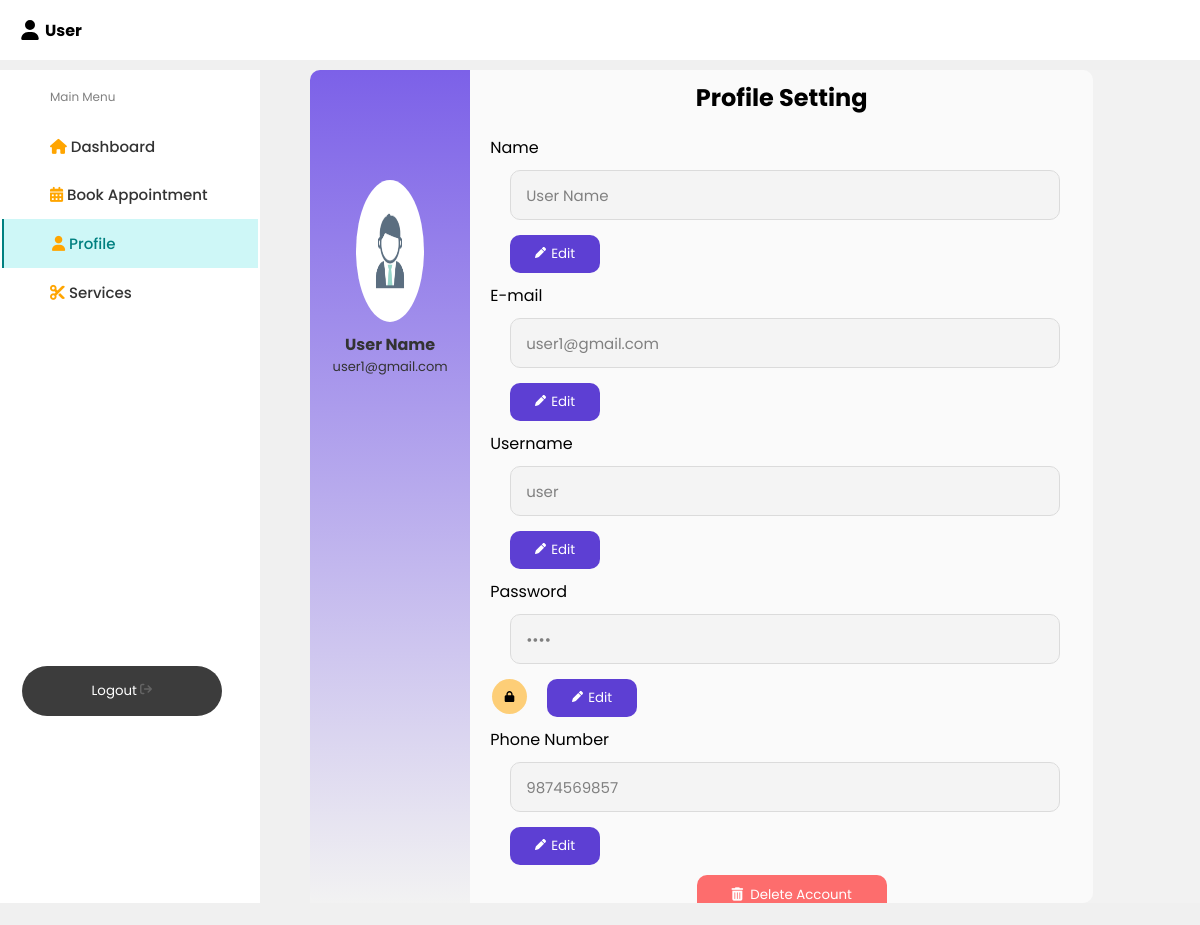
/Profie/profile.php (signed in), run on the app's committed database.
### tables this page shows
CREATE TABLE `user` (
  `id` int(11) NOT NULL,
  `username` varchar(255) NOT NULL,
  `password` varchar(255) NOT NULL,
  `email` varchar(255) NOT NULL,
  `phone` bigint(11) NOT NULL,
  `Name` varchar(255) NOT NULL,
  `original_password` varchar(255) DEFAULT NULL
);

### Profie/profile.php (the view, shortened to what this page needs)
<?php
include "../connection.php";
$userid = $_SESSION['user_id'];
$getinfo = "SELECT * from user where id = '$userid'";
$query  = mysqli_query($con,$getinfo);
if($query)
{
  $user_row = mysqli_fetch_array($query);
}
?>
<span style="font-family: verdana, geneva, sans-serif;"><!DOCTYPE html>
<html lang="en">
<head>
  <link rel="stylesheet" href="profile.css" />
  <link rel="stylesheet" href="https://cdnjs.cloudflare.com/ajax/libs/font-awesome/6.2.0/css/all.min.css" />
</head>
<body>
  <header class="header">
    <div class="header-icons">
      <div class="account">
        <h4><?php
        echo $user_row['username'];
        ?></h4>
      </div>
    </div>
  </header>
  <div class="container">
    <nav>
      <div class="side_navbar">
        <span>Main Menu</span>
       <a href="../Dashboard/user_dash.php"><i class="fas fa-home icon"></i>&nbsp;Dashboard</a>
       <a href="../Appointment/book_appointment.php"><i class="fas fa-calendar-alt icon"></i>&nbsp;Book Appointment</a>
        <a href="#"class="active"><i class="fas fa-user icon"></i>&nbsp;Profile</a>
        <a href="../Service/service.php"><i class="fas fa-scissors icon"></i>&nbsp;Services</a>
        <button class="logout">Logout </button>
      </div>
    </nav>
    <div class="main-body">
    <div class="profile-logo">
      <div class="svg">
        <img src="../Images/user.jpg" alt="">
        <h4 style="text-weight: bold; color:#333"><?php
        echo $user_row['Name'];
        ?></h4>
        <p style="color:#333"><?php echo $user_row['email'];?></p>
        </div>
    </div>
        <div class="info-content">
         <span class="content-header"><h2>Profile Setting</h2></span>
         <div class="setting-content">
          <form action="<?php echo htmlspecialchars($_SERVER['PHP_SELF'])?>" method="post">
          <div class="name">
            <label>Name</label><br>
            <input type="text" name="name" id="nameinput" value="<?php echo $user_row['Name'];?>"readonly><button type="button" class="edit" id= "edit1">Edit</button>
          </div>
            <div class="email">
            <label>E-mail</label><br>
            <input type="text" name="name" id="emailinput" value="<?php echo $user_row['email'];?>"readonly><button type="button"class="edit" id= "edit2">Edit</button>
            </div>
            <div class="username">
            <label>Username</label><br>
            <input type="text" name="name" id="usernameinput" value="<?php echo $user_row['username'];?>"readonly><button type="button"class="edit" id= "edit3">Edit</button>
            </div>
            <div class="password">
            <label>Password</label><br>
            <input type="password" name="name" id="passwordinput" value="<?php echo $user_row['original_password'];?>"readonly><button type="button"class="lock"><svg xmlns="http://www.w3.org/2000/svg" viewBox="0 0 448 512"><path d="M144 144v48H304V144c0-44.2-35.8-80-80-80s-80 35.8-80 80zM80 192V144C80 64.5 144.5 0 224 0s144 64.5 144 144v48h16c35.3 0 64 28.7 64 64V448c0 35.3-28.7 64-64 64H64c-35.3 0-64-28.7-64-64V256c0-35.3 28.7-64 64-64H80z"/></svg></button><button type="button"class="edit" id= "edit4">Edit</button>
            </div>
            <div class="phone">
            <label>Phone Number</label><br>
            <input type="text" name="name" id="phoneinput" value="<?php echo $user_row['phone'];?>"readonly><button type="button"class="edit" id= "edit5">Edit</button>
            </div>
            <div class="btn">
            <button type="button" class="delete" name="delete"><i class="fas fa-trash-alt icon" style="color: white;"></i>&nbsp;&nbsp;Delete Account</button>
            </div>
        </form>
        </div>
        </div>
    </div>
    </div>
</body>
</html>
 </span>

### Profie/profile.css (style rules this page uses)
* { margin: 0; padding: 0; border: none; outline: none; text-decoration: none; box-sizing: border-box; font-family: "Poppins", sans-serif; }
body { background: #f0f0f0; overflow: hidden; }
.header { display: flex; align-items: center; justify-content: space-between; height: 60px; padding: 20px; background: #fff; }
.header-icons svg { height: 20px; width: 20px; }
.header-icons h4 { text-transform:capitalize; }
.header-icons { display: flex; align-items: center; }
.header-icons .account { width: auto; display: flex; align-items: center; justify-content: space-evenly; gap: 5px; }
.container { margin-top: 10px; display: flex; gap: 50px; }
nav { background: #fff; }
.side_navbar { padding: 1px; display: flex; flex-direction: column; height: 90vh; border: 0.5px solid white; border-radius: 40px; width: 260px; }
.side_navbar span { color: gray; margin: 1rem 3rem; font-size: 12px; }
.side_navbar a { width: 100%; padding: 0.8rem 3rem; font-weight: 500; font-size: 15px; color: #333333; }
.logout { margin-top: 350px; margin-left: 20px; padding: 15px 32px; text-decoration: none; color: white; display: block; width: 200px; background-color: rgba(0, 0, 0, 0.766); border: 1.5 px solid white; border-radius: 30px 30px; }
.logout svg { height: 12px; width: 12px; }
.side_navbar .active { border-left: 2.5px solid #008080; background-color: #cef7f7; color: #008080; }
.info-content { height: 90vh; width: 70%; background-color: rgba(255, 255, 255, 0.63); position: relative; border-radius: 0px 10px 10px 0px; overflow: scroll; }
.profile-logo { height: auto; width: 18%; display: flex; border-radius: 10px 0px 0px 10px; background: linear-gradient(to bottom, #7c61e8, #f2f2f2); }
.main-body { width: 100%; height: auto; display: flex; background-color: #F2F2F2; }
.svg { margin-top: 100px; width: 100%; text-align: center; height: 30%; }
.svg img { padding: 10px; height: 65%; width: 55%; border-radius: 50%; }
.svg h4 { text-transform: capitalize; color: rgb(90, 90, 90); }
.svg p { font-size: small; color: gray; }
.content-header h2 { text-align: center; margin-top: 10px; }
.setting-content { height: auto; width: auto; display: flex; flex-direction: row; margin-top: 20px; margin-left: 20px; }
.setting-content input { border: 1px solid #dbdbdb; border-radius: 10px; padding: 0px 15px; margin-top: 10px; margin-bottom: 15px; width: 550px; height: 50px; background-color: #f4f4f4; font-size: 15px; }
#nameinput { color: gray; margin-left: 20px; text-transform: capitalize; }
.email { margin-top: 10px; }
.password { margin-top: 10px; }
.phone { margin-top: 10px; }
#emailinput { color: gray; margin-left: 20px; }
.username { margin-top: 10px; }
#usernameinput { color: gray; margin-left: 20px; }
#passwordinput { color: gray; margin-left: 20px; }
#phoneinput { color: gray; margin-left: 20px; }
.lock { border: none; padding: 12px 12px; margin-left: 2px; width: auto; background-color: rgba(255, 166, 0, 0.525); border-radius: 50%; transition: background-color 0.3s ease; }
.edit { border: none; padding: 9px 25px; margin-left: 20px; width: auto; background-color: #5d3fd3; color: white; border-radius: 10px; transition: background-color 0.3s ease; }
.edit svg { height: 11px; width: 11px; margin-right: 5px; }
.lock svg { height: 11px; width: 11px; }
.btn { width: auto; display: flex; margin-top: 10px; justify-content: center; }
.delete { padding: 10px 35px; border-radius: 10px; background-color: rgba(255, 0, 0, 0.563); transition: background-color 0.3s ease; color: white; position: absolute; }
form { width: 100%; }
.icon { color: #FFA500; }

### data on the page
user: username "User", Name "User Name", email "user1@gmail.com", name "user name", name "user1@gmail.com", name "user", name "9874569857"
